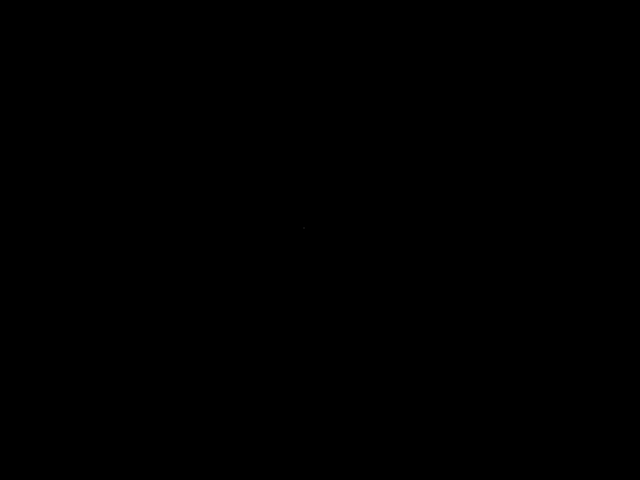
Frame 1 (no input)
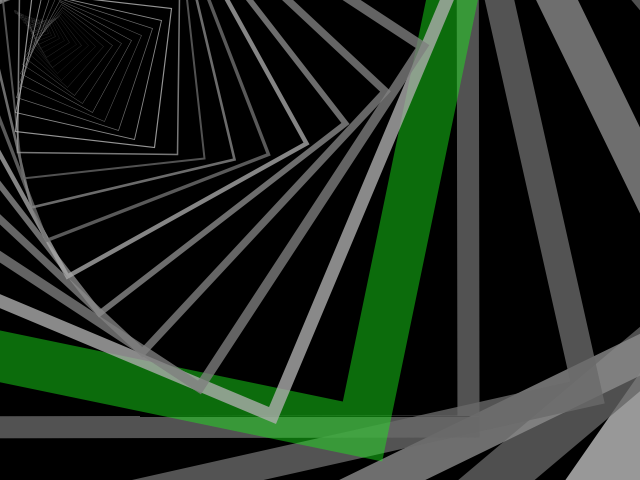
Frame 60 (the mouse pressed at the canvas centre just before this capture)
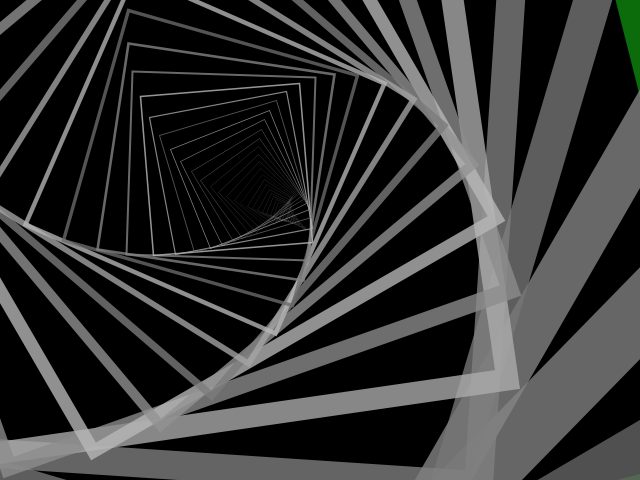
Frame 120 (the mouse held since frame 60 and released just before this capture)

The Processing sketch that drew these frames (run headless with seeded random() and noise(); from frame 60 on, the mouse is pressed at the canvas centre):

// Processing sketch: processing_20063
// ── processing_20063.pde

ArrayList wormholes;

float targetX;
float targetY;

void setup()
{
  smooth();
  wormholes = new ArrayList();
  size(640, 480);
  frameRate(30);
  targetX = width*0.5;
  targetY = height*0.5;
}

void draw()
{
  background(0);
  
  //mouse easing
  targetX -= (targetX - mouseX)*0.05;
  targetY -= (targetY - mouseY)*0.05;
  
   Wormhole w1 = new Wormhole(targetX,targetY, true);
   w1.spinTarget = -0.05*(targetX - mouseX);
   w1.strokeColor = color(random(100,200));
   
   if(random(0,100)<2)
   {
     w1.strokeColor = color(26,235,27,150);
     w1.strokeSize = 3;
   }
   
   if(mousePressed)
   {
     if(mouseButton == LEFT)
     {
       w1.isSquare = false;
     }
   }
   
   wormholes.add(w1);
  
  for(int i=0; i<wormholes.size(); i++)
  {
    Wormhole tempW = (Wormhole) wormholes.get(i);
    
    tempW.update();
    
    //delete wormholes once they reach a certain size
    if(tempW.diamX > width*2)
    {
      wormholes.remove(i);
      i--;
    }
  }
  
  //print(wormholes.size() + " | ");
}

class Wormhole
{
  boolean isSquare;
  float xPos;
  float yPos;
  float diamX = 1;
  float diamY = 1;
  float spinTarget = 0;
  float angleValue = 0;
  float strokeSize = 1;
  
  color strokeColor;
  
  Wormhole(float x, float y, boolean square)
  {
    isSquare = square;
    xPos = x;
    yPos = y;
  }
  
  void update()
  {
    angleValue += (spinTarget-angleValue)*0.01;
    
    stroke(strokeColor,200);
    strokeWeight((diamX*diamX)/(width*20)*strokeSize);
    noFill();
    diamX+=diamX/7;
    diamY+=diamY/7;
    pushMatrix();
    translate(xPos,yPos);
    rotate(angleValue);
   
    if(!isSquare)
    {
      ellipse(0,0,diamX,diamY);
    }
    else
    {
      rect(-diamX/2,-diamY/2,diamX,diamY); 
    }
    
    popMatrix();
  }
}
